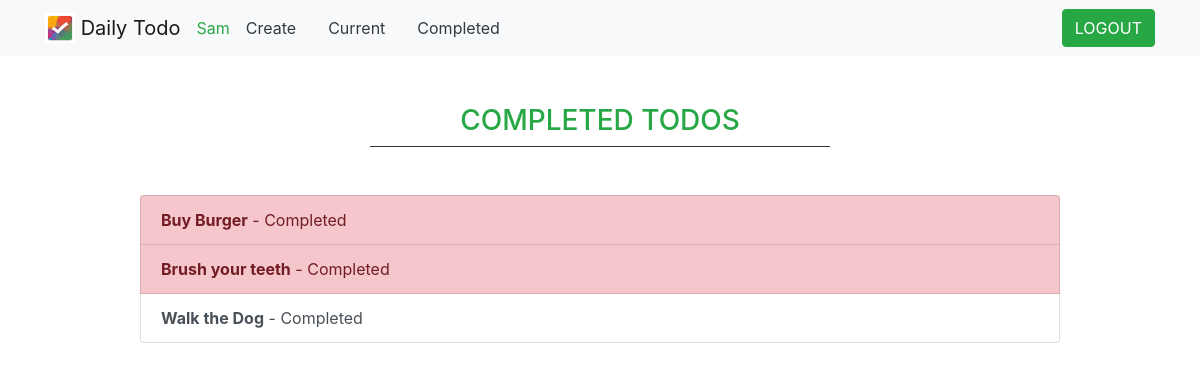
Page /completed/ (signed in) on the earlier database version.
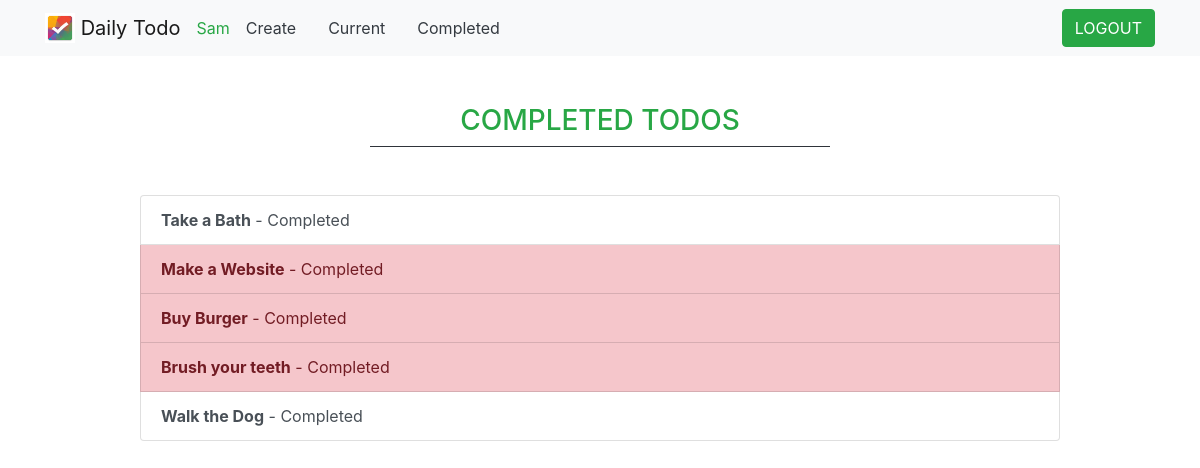
Same page on the later database version.
### todoApp/models.py (models this page shows, shortened)
class Todo(models.Model):
    title = models.CharField(max_length=60)
    memo = models.TextField(blank=True)
    created = models.DateTimeField(auto_now_add=True)
    datecomplited = models.DateTimeField(null=True, blank=True)
    important = models.BooleanField(default=False)
    user = models.ForeignKey(User, on_delete=models.CASCADE)

### todoApp/views.py (the view)
# urls.py: path('completed/', views.completedtodos, name='completedtodos'),
@login_required
def completedtodos(request):
    todos = Todo.objects.filter(user=request.user, datecomplited__isnull=False).order_by('-datecomplited')
    return render(request, 'todoApp/completedtodos.html', {'todos':todos})

### todoApp/templates/todoApp/completedtodos.html
{% extends 'todoApp/base.html' %}
{% block content %}
    <div class="row justify-content-center mt-5">
        <div class="col-md-10">
            <h3 class="text-center text-success"> COMPLETED TODOS</h3>
            <hr class="w-50 my-auto bg-dark">
        </div>
    </div>
    <div class="row justify-content-center mt-5">
        <div class="col-md-10">
            <div class="list-group">
                {% for todo in todos %}
                    <a href="{% url 'viewtodo' todo.id %}" class="list-group-item list-group-item-action{% if todo.important %} list-group-item-danger{% endif %}">
                    <b>{{ todo.title }}</b> - Completed {{ todo.datecompleted|date:'M j Y H:i' }}</a>
                {% endfor %}
            </div>
        </div>
    </div>
{% endblock %}

Differences in the rows shown:
now on this page (row edited): Todo: title "Take a Bath", important False (drawn)
now on this page (row edited): Todo: title "Make a Website"
